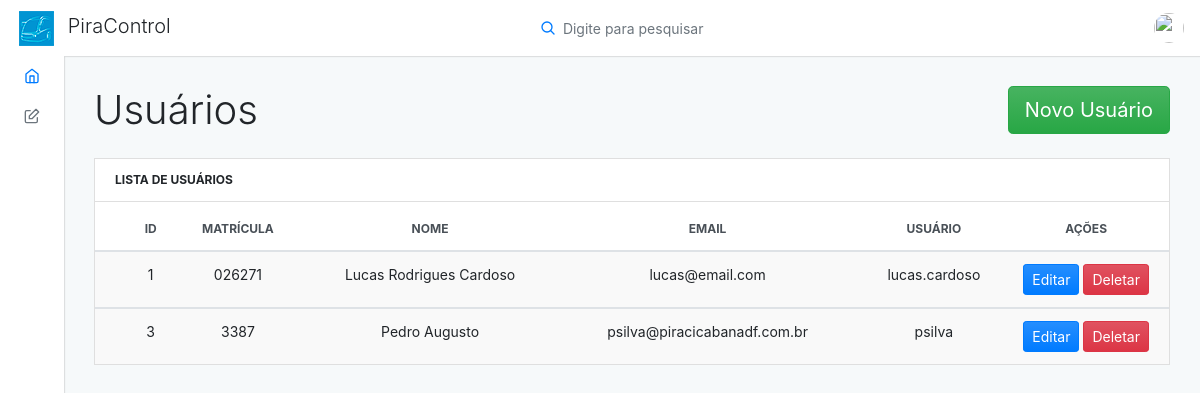
/front/usuario.php (signed in), run on the app's committed database.
### tables this page shows
CREATE TABLE `usuario` (
  `id` int(11) NOT NULL,
  `nome` varchar(45) NOT NULL,
  `ultimoNome` varchar(45) NOT NULL,
  `nomeUsuario` varchar(45) NOT NULL,
  `email` varchar(80) NOT NULL,
  `matricula` varchar(45) NOT NULL,
  `imagem` varchar(200) NOT NULL,
  `senha` varchar(200) NOT NULL
);

### front/classes/Conexao.php (called while the page is built, shortened)
<?php
class Conexao
{
	private $host;
	private $user;
	private $password;
	public function __construct() {
		$this->host = 'mysql:host=localhost;dbname=bd_pira_control';
		$this->user = 'root';
		$this->password = '';
	}
    public function conectar() {
    	try {
			$conn = new PDO(
							$this->host,
							$this->user,
							$this->password
						);
			return $conn;
		} catch (PDOException $e) {
			echo 'Erro na conexao. Erro reportado: ' . $e->getMessage();
			exit;
		}
    }
}

### front/classes/UsuarioDAO.php (called while the page is built, shortened)
<?php
require_once 'Model.php';
class UsuarioDAO extends Model
{
    public function __construct()
    {
        $this->class = 'Usuario';
        $this->tabela = 'usuario';
    }
    public function listarUsuarios($condicao = '')
    {
        $query = "SELECT id, nome, ultimoNome, nomeUsuario, email, matricula, imagem FROM {$this->tabela}";
        $stmt = $this->db->prepare($query);
        $stmt->setFetchMode(PDO::FETCH_CLASS, $this->class);
        $stmt->execute();
        return $stmt->fetchAll();
    }
}

### front/classes/Model.php (called while the page is built, shortened)
<?php
    require 'Conexao.php';
    class Model {
        public function __construct()
        {
            $conexao = new Conexao();
            $this->db = $conexao->conectar();
        }
    }

### front/classes/Usuario.php (called while the page is built, shortened)
<?php
    class Usuario {
        public function __get($atributo) {
            return $this->$atributo;
        }
    }

### front/usuario.php (the view, shortened to what this page needs)
<?php
require_once 'layout/header.php';
require_once 'layout/menu.php';
?>
<?php
require_once 'classes/Usuario.php';
require_once 'classes/UsuarioDAO.php';
$usuarioDAO = new UsuarioDAO();
$usuarios = $usuarioDAO->listarUsuarios();
?>
<div class="adminx-content">
    <div class="adminx-main-content">
        <div class="container-fluid">
            <nav aria-label="breadcrumb" role="navigation" style="float: right;">
              <ol class="breadcrumb adminx-page-breadcrumb">
                <li ><a href="form_usuario" class="btn btn-lg btn-success" >Novo Usuário</a></li>
              </ol>
            </nav>
            <div class="pb-3">
                <h1>Usuários</h1>
            </div>
            <div class="row">
                <div class="col-lg-12">
                    <div class="card mb-grid">
                        <div class="card-header d-flex justify-content-between align-items-center">
                            <div class="card-header-title">Lista de Usuários</div>
                        </div>
                        <div class="table-responsive-md">
                            <table class="table table-actions table-striped table-hover mb-0">
                                <thead>
                                    <tr>
                                        <th scope="col">
                                            <label class="custom-control custom-checkbox m-0 p-0">
                                            </label>
                                        </th>
                                        <th scope="col" class="text-center">ID</th>
                                        <th scope="col" class="text-center">Matrícula</th>
                                        <th scope="col" class="text-center">Nome</th>
                                        <th scope="col" class="text-center">Email</th>
                                        <th scope="col" class="text-center">Usuário</th>
                                        <th scope="col" class="text-center">Ações</th>
                                    </tr>
                                </thead>
                                <?php foreach ($usuarios as $usuario) { ?>
                                    <tbody>
                                        <tr>
                                            <th scope="row">
                                                <label class="custom-control custom-checkbox m-0 p-0">
                                                </label>
                                            </th>
                                            <td class="text-center"><?= $usuario->id ?></td>
                                            <td class="text-center"><?= $usuario->matricula ?></td>
                                            <td class="text-center"><?= $usuario->nome ?> <?= $usuario->ultimoNome ?></td>
                                            <td class="text-center"><?= $usuario->email ?></td>
                                            <td class="text-center"><?= $usuario->nomeUsuario ?></td>
                                            <td>
                                                <a class="btn btn-sm btn-primary" href="form_usuario?id=<?= $usuario->id ?>">Editar</a>
                                                <a class="btn btn-sm btn-danger" href="controles/controleUsuario.php?acao=deletar&id=<?= $usuario->id ?>">Deletar</a>
                                            </td>
                                        </tr>
                                    </tbody>
                                <?php } ?>
                            </table>
                        </div>
                    </div>
                </div>
            </div>
        </div>
    </div>
</div>
</div>
<?php
require_once 'layout/footer.php';
?>

### data on the page
usuario: id "1", matricula "026271", nome "Lucas", ultimoNome "Rodrigues Cardoso", email "lucas@email.com", nomeUsuario "lucas.cardoso"
usuario: id "3", matricula "3387", nome "Pedro", ultimoNome "Augusto", email "psilva@piracicabanadf.com.br", nomeUsuario "psilva"
